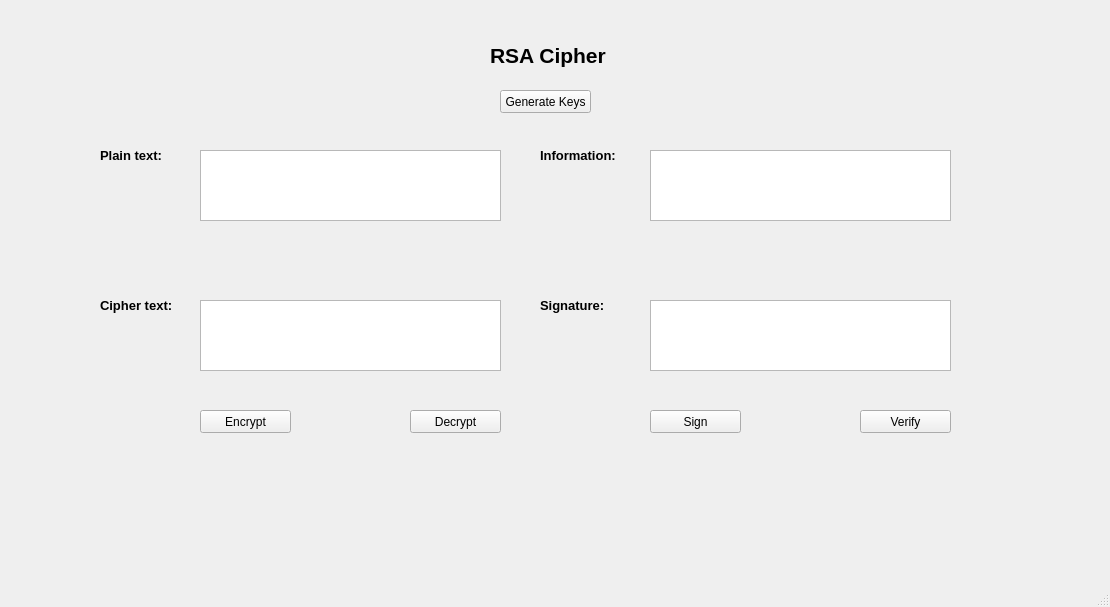
<?xml version="1.0" encoding="UTF-8"?>
<ui version="4.0">
 <class>MainWindow</class>
 <widget class="QMainWindow" name="MainWindow">
  <property name="geometry">
   <rect>
    <x>0</x>
    <y>0</y>
    <width>1110</width>
    <height>607</height>
   </rect>
  </property>
  <property name="windowTitle">
   <string>MainWindow</string>
  </property>
  <widget class="QWidget" name="centralwidget">
   <widget class="QLabel" name="label">
    <property name="geometry">
     <rect>
      <x>490</x>
      <y>10</y>
      <width>141</width>
      <height>91</height>
     </rect>
    </property>
    <property name="font">
     <font>
      <pointsize>16</pointsize>
      <weight>75</weight>
      <bold>true</bold>
     </font>
    </property>
    <property name="text">
     <string>RSA Cipher</string>
    </property>
   </widget>
   <widget class="QLabel" name="label_2">
    <property name="geometry">
     <rect>
      <x>100</x>
      <y>140</y>
      <width>81</width>
      <height>31</height>
     </rect>
    </property>
    <property name="font">
     <font>
      <pointsize>10</pointsize>
      <weight>75</weight>
      <bold>true</bold>
     </font>
    </property>
    <property name="text">
     <string>Plain text:</string>
    </property>
   </widget>
   <widget class="QLabel" name="label_3">
    <property name="geometry">
     <rect>
      <x>100</x>
      <y>290</y>
      <width>81</width>
      <height>31</height>
     </rect>
    </property>
    <property name="font">
     <font>
      <pointsize>10</pointsize>
      <weight>75</weight>
      <bold>true</bold>
     </font>
    </property>
    <property name="text">
     <string>Cipher text:</string>
    </property>
   </widget>
   <widget class="QLabel" name="label_4">
    <property name="geometry">
     <rect>
      <x>540</x>
      <y>140</y>
      <width>81</width>
      <height>31</height>
     </rect>
    </property>
    <property name="font">
     <font>
      <pointsize>10</pointsize>
      <weight>75</weight>
      <bold>true</bold>
     </font>
    </property>
    <property name="text">
     <string>Information:</string>
    </property>
   </widget>
   <widget class="QLabel" name="label_5">
    <property name="geometry">
     <rect>
      <x>540</x>
      <y>290</y>
      <width>81</width>
      <height>31</height>
     </rect>
    </property>
    <property name="font">
     <font>
      <pointsize>10</pointsize>
      <weight>75</weight>
      <bold>true</bold>
     </font>
    </property>
    <property name="text">
     <string>Signature:</string>
    </property>
   </widget>
   <widget class="QTextEdit" name="txt_plaintext">
    <property name="geometry">
     <rect>
      <x>200</x>
      <y>150</y>
      <width>301</width>
      <height>71</height>
     </rect>
    </property>
   </widget>
   <widget class="QTextEdit" name="txt_ciphertext">
    <property name="geometry">
     <rect>
      <x>200</x>
      <y>300</y>
      <width>301</width>
      <height>71</height>
     </rect>
    </property>
   </widget>
   <widget class="QTextEdit" name="txt_info">
    <property name="geometry">
     <rect>
      <x>650</x>
      <y>150</y>
      <width>301</width>
      <height>71</height>
     </rect>
    </property>
   </widget>
   <widget class="QTextEdit" name="txt_sign">
    <property name="geometry">
     <rect>
      <x>650</x>
      <y>300</y>
      <width>301</width>
      <height>71</height>
     </rect>
    </property>
   </widget>
   <widget class="QPushButton" name="btn_gen_keys">
    <property name="geometry">
     <rect>
      <x>500</x>
      <y>90</y>
      <width>91</width>
      <height>23</height>
     </rect>
    </property>
    <property name="text">
     <string>Generate Keys</string>
    </property>
   </widget>
   <widget class="QPushButton" name="btn_encrypt">
    <property name="geometry">
     <rect>
      <x>200</x>
      <y>410</y>
      <width>91</width>
      <height>23</height>
     </rect>
    </property>
    <property name="text">
     <string>Encrypt</string>
    </property>
   </widget>
   <widget class="QPushButton" name="btn_decrypt">
    <property name="geometry">
     <rect>
      <x>410</x>
      <y>410</y>
      <width>91</width>
      <height>23</height>
     </rect>
    </property>
    <property name="text">
     <string>Decrypt</string>
    </property>
   </widget>
   <widget class="QPushButton" name="btn_verify">
    <property name="geometry">
     <rect>
      <x>860</x>
      <y>410</y>
      <width>91</width>
      <height>23</height>
     </rect>
    </property>
    <property name="text">
     <string>Verify</string>
    </property>
   </widget>
   <widget class="QPushButton" name="btn_sign">
    <property name="geometry">
     <rect>
      <x>650</x>
      <y>410</y>
      <width>91</width>
      <height>23</height>
     </rect>
    </property>
    <property name="text">
     <string>Sign</string>
    </property>
   </widget>
  </widget>
  <widget class="QMenuBar" name="menubar">
   <property name="geometry">
    <rect>
     <x>0</x>
     <y>0</y>
     <width>1110</width>
     <height>21</height>
    </rect>
   </property>
  </widget>
  <widget class="QStatusBar" name="statusbar"/>
 </widget>
 <resources/>
 <connections/>
</ui>
